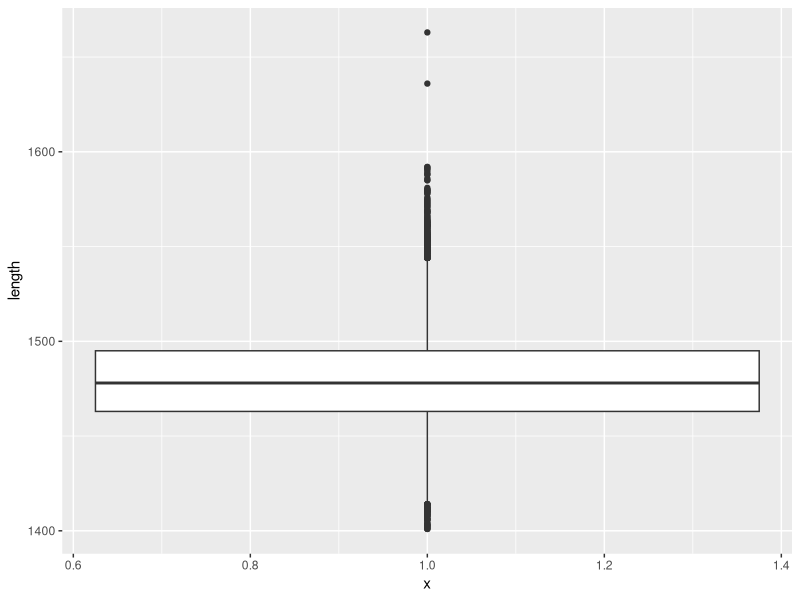

The R script that drew this image:
install.packages("readxl")
install.packages("ggplot2")

library("readxl")
library("ggplot2")

setwd("E:/R in MRI/Boxplot exercise")
getwd()

rep_21 = read_excel('rep_21.output.xlsx')
head(rep_21)

#boxplot("1" ~ "length", data = rep_21, xlab = "Read",
#        ylab = "Length", main = "Length of sequence reads")



# Store the graph
box_plot <- ggplot(rep_21, aes(x = 1, y = length))
# Add the geometric object box plot
box_plot +
  geom_boxplot()






